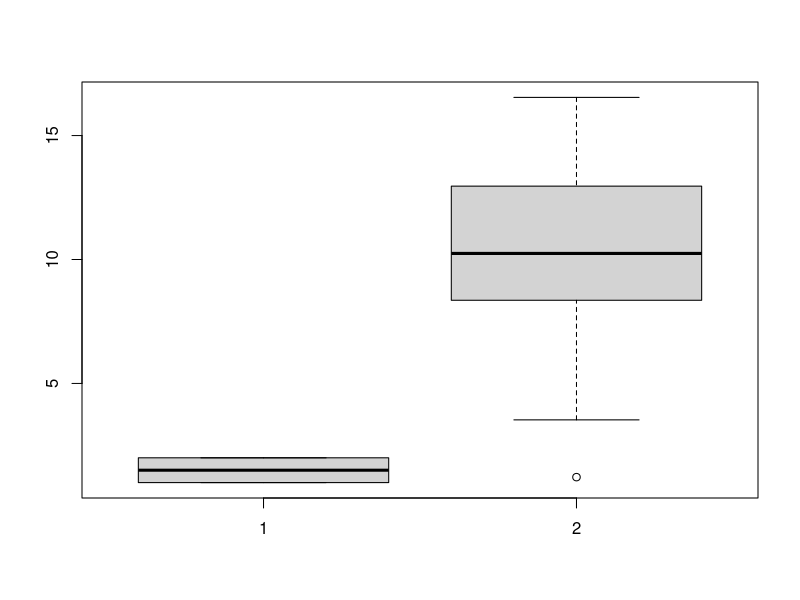
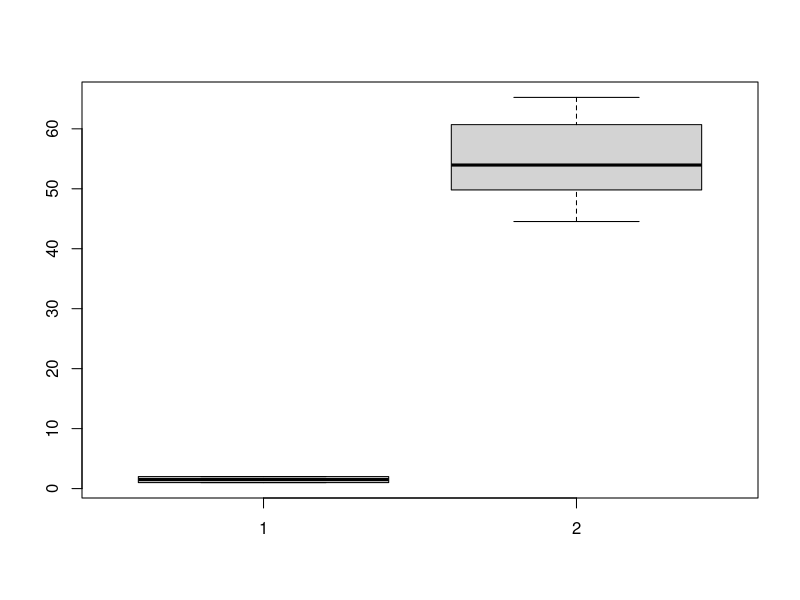
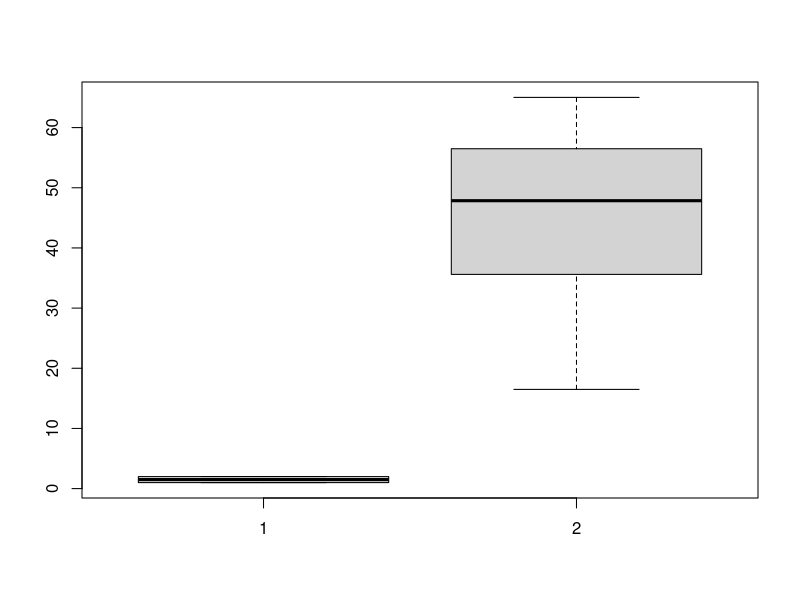

The R source for these figures, in order: (Note: this script raises an error after producing the figures.)
# Andrea Gonzalez
# fCF
#1946191

setwd("C:/REPOSITORIO_GIT/D_experimental/scripts/")

plantulas <- read.csv("bd1_vivero.csv", header = TRUE)
plantulas$Tratamiento <- as.factor(plantulas$Tratamiento)

# Revisar datos
shapiro.test(plantulas$IE)

bartlett.test(plantulas$IE ~ plantulas$Tratamiento)

# t-test-independiente ----------------------------------------------------
t.test(plantulas$IE ~ plantulas$Tratamiento, var.equal=T)

# t_test one sample -------------------------------------------------------
mean(plantulas$IE)
t.test(plantulas$IE, mu = 0.90)
t.test(plantulas$IE, mu =0.85)

#importar archivo
semilla <-read.csv("mainproduccion.csv", header = TRUE)


#tiempo 
semilla$Tiempo <-as.factor(semilla$Tiempo)

boxplot(semilla$Tiempo , semilla$Kgsem)

boxplot(semilla$Tiempo , semilla$BioRama)

boxplot(semilla$Tiempo , semilla$Germ)

#prueba de t
t.test(semilla$Kgsem ~ semilla$Tiempo, paired = TRUE)

t.test(semilla$Germ ~ semilla$Tiempo, paired = TRUE)

boxplot(semilla$Kgsem)

t.test(semilla$H6 ~ semilla$Tiempo, paired = TRUE)

t.test(semilla$BioRama ~ semilla$Tiempo, paired = TRUE)
